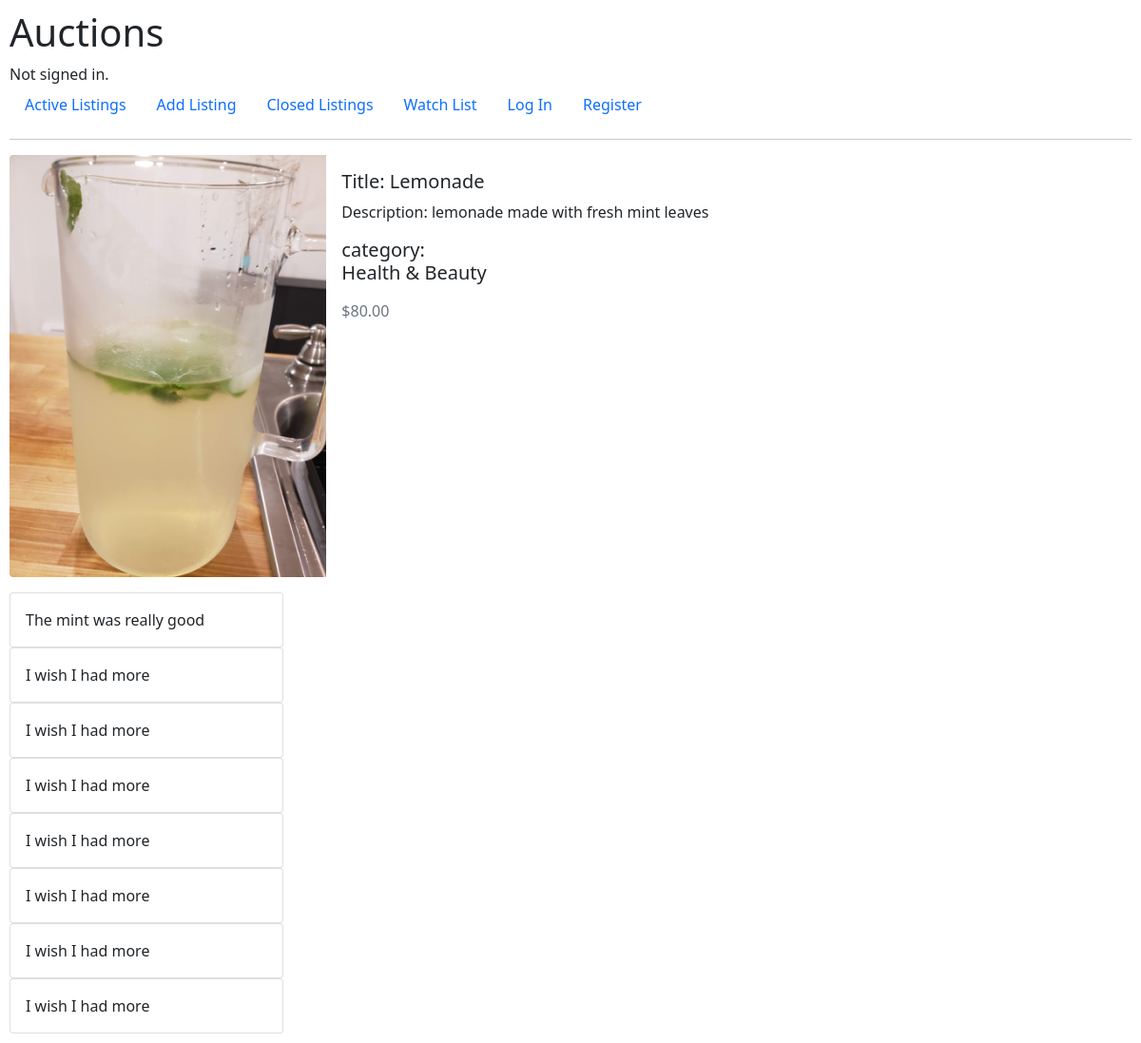
Screenshot of /listing/8 with the database file from the repository.
### auctions/models.py (models this page shows)
class Listings(models.Model):
    Categories = (
        ("0", ""),
        ("1", "Antiques"),
        ("2", "Art"),
        ("3", "Baby"),
        ("4", "Books"),
        ("5", "Business & Industrial"),
        ("6", "Cameras & Photo"),
        ("7", "Cell Phones & Accessories"),
        ("8", "Clothing, Shoes & Accessories"),
        ("9", "Coins & Paper Money"),
        ("10", "Collectibles"),
        ("11", "Computers/Tablets & Networking"),
        ("12", "Consumer Electronics"),
        ("13", "Crafts"),
        ("14", "Dolls & Bears"),
        ("15", "DVDs & Movies"),
        ("16", "eBay Motors"),
        ("17", "Entertainment Memorabilia"),
        ("18", "Gift Cards & Coupons"),
        ("19", "Health & Beauty"),
        ("20", "Home & Garden"),
        ("21", "Jewelry & Watches"),
        ("22", "Music"),
        ("23", "Musical Instruments & Gear"),
        ("24", "Pet Supplies"),
        ("25", "Pottery & Glass"),
        ("26", "Real Estate"),
        ("27", "Specialty Services"),
        ("28", "Sporting Goods"),
        ("29", "Sports Mem, Cards & Fan Shop"),
        ("30", "Stamps"),
        ("31", "Tickets & Experiences"),
        ("32", "Toys & Hobbies"),
        ("33", "Travel"),
        ("34", "Video Games & Consoles"),
        ("35", "Everything Else"),
    )
    user_id = models.ForeignKey(User, on_delete=models.CASCADE)
    title = models.CharField(max_length=100)
    description = models.TextField()
    starting_bid = models.DecimalField(max_digits=5, decimal_places=2)
    image = models.ImageField(upload_to="images/")
    category = models.CharField(max_length=100, choices=Categories)

class Bids(models.Model):
    listing_id = models.ForeignKey(Listings, on_delete=models.CASCADE, related_name='owner')
    bid = models.DecimalField(max_digits=5, decimal_places=2)
    winner = models.ForeignKey(User, on_delete=models.CASCADE, related_name='winner')

class Comments(models.Model):
    listing_id = models.ForeignKey(Listings, on_delete=models.CASCADE)
    comment = models.TextField()

### auctions/views.py (the view)
# urls.py: path("listing/<int:id>", views.listing, name="listing")
def listing(request, id):
    listing = Listings.objects.get(id=id)
    return render(request, "auctions/listing.html", {
        "listing": listing,
        "item_category": listing.Categories[int(listing.category)][1],
        "bid": Bids.objects.get(listing_id=id),
        "winner": request.user.id,
        "comments": Comments.objects.filter(listing_id=id)
    })

### auctions/templates/auctions/listing.html (shortened to what this page needs)
{% extends "auctions/layout.html" %}
{% load static %}
{% block body %}
  <div class="mb-3" style="max-width: 1000px;">
  <div class="row g-0">
    <div class="col-md-4">
      <img src="{{ listing.image.url }}" class="img-fluid rounded-start" alt="{{item.title}}">
    </div>
    <div class="col-md-8">
      <div class="card-body">
        <h5 class="card-title">Title: {{listing.title}}</h5>
        <p class="card-text">Description: {{listing.description}}</p>
        <h5>category:<p>{{item_category}}</p></h5>
        <p class="card-text"><large class="text-muted">${{bid.bid}}</large></p>
      </div>
    </div>
  </div>
</div>
{% for comment in comments %}
<div class="card" style="width: 18rem;">
  <div class="card-body">
    <p class="card-text">{{comment.comment}}</p>
  </div>
</div>
{% endfor %}
{% endblock %}

### auctions/templates/auctions/layout.html (shortened to what this page needs)
{% load static %}
<!DOCTYPE html>
<html lang="en">
    <head>
        <link href="https://cdn.jsdelivr.net/npm/bootstrap@5.0.2/dist/css/bootstrap.min.css" rel="stylesheet">
        <link href="{% static 'auctions/styles.css' %}" rel="stylesheet">
    </head>
    <body>
        <h1>Auctions</h1>
        <div>
            {% if user.is_authenticated %}
                Signed in as <strong>{{ user.username }}</strong>.
            {% else %}
                Not signed in.
            {% endif %}
        </div>
        <ul class="nav">
            <li class="nav-item">
                <a class="nav-link" href="{% url 'index' %}">Active Listings</a>
            </li>
            <li class="nav-item">
                <a class="nav-link" href="{% url 'new_listing' %}">Add Listing</a>
            </li>
            <li class="nav-item">
                <a class="nav-link" href="{% url 'closed_listings' %}">Closed Listings</a>
            </li>
            <li class="nav-item">
                <a class="nav-link" href="{% url 'watch_list' %}">Watch List</a>
            </li>
            {% if user.is_authenticated %}
                <li class="nav-item">
                    <a class="nav-link" href="{% url 'logout' %}">Log Out</a>
                </li>
            {% else %}
                <li class="nav-item">
                    <a class="nav-link" href="{% url 'login' %}">Log In</a>
                </li>
                <li class="nav-item">
                    <a class="nav-link" href="{% url 'register' %}">Register</a>
                </li>
            {% endif %}
        </ul>
        <hr>
        {% block body %}
        {% endblock %}
    </body>
</html>

### auctions/static/auctions/styles.css (style rules this page uses)
body { padding: 10px; }

### rows the page displays
Listings: image (picture), title "Lemonade", description "lemonade made with fresh mint leaves"
Bids: bid "80.00"
Comments: comment "The mint was really good"
Comments: comment "I wish I had more"
Comments: comment "I wish I had more"
Comments: comment "I wish I had more"
Comments: comment "I wish I had more"
Comments: comment "I wish I had more"
Comments: comment "I wish I had more"
Comments: comment "I wish I had more"

### other values shown
{{ item_category }} "Health & Beauty"
